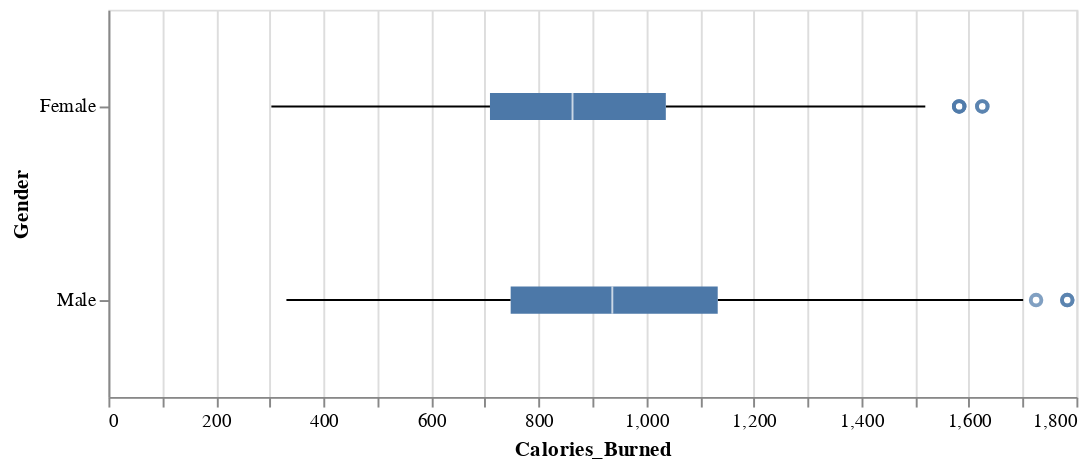

Notebook cell for this chart:
### Code cell
alt.Chart(users).mark_boxplot().encode(
    x="Calories_Burned",
    y="Gender",
).properties(
    height=200,
    width=500
)

### Figure 1 — Vega-Lite specification as saved in the notebook (floating-point values rounded to 4 significant figures; data arrays with more than 128 entries replaced by an {"elided": "..."} marker saying what was removed)
{"config": {"view": {"continuousWidth": 300, "continuousHeight": 300}}, "data": {"name": "data-81d788c5607c71eaa6ecdd66d67cace9"}, "mark": {"type": "boxplot"}, "encoding": {"x": {"field": "Calories_Burned", "type": "quantitative"}, "y": {"field": "Gender", "type": "nominal"}}, "height": 200, "width": 500, "$schema": "https://vega.github.io/schema/vega-lite/v5.20.1.json", "datasets": {"data-81d788c5607c71eaa6ecdd66d67cace9": {"elided": "1291 records"}}}
